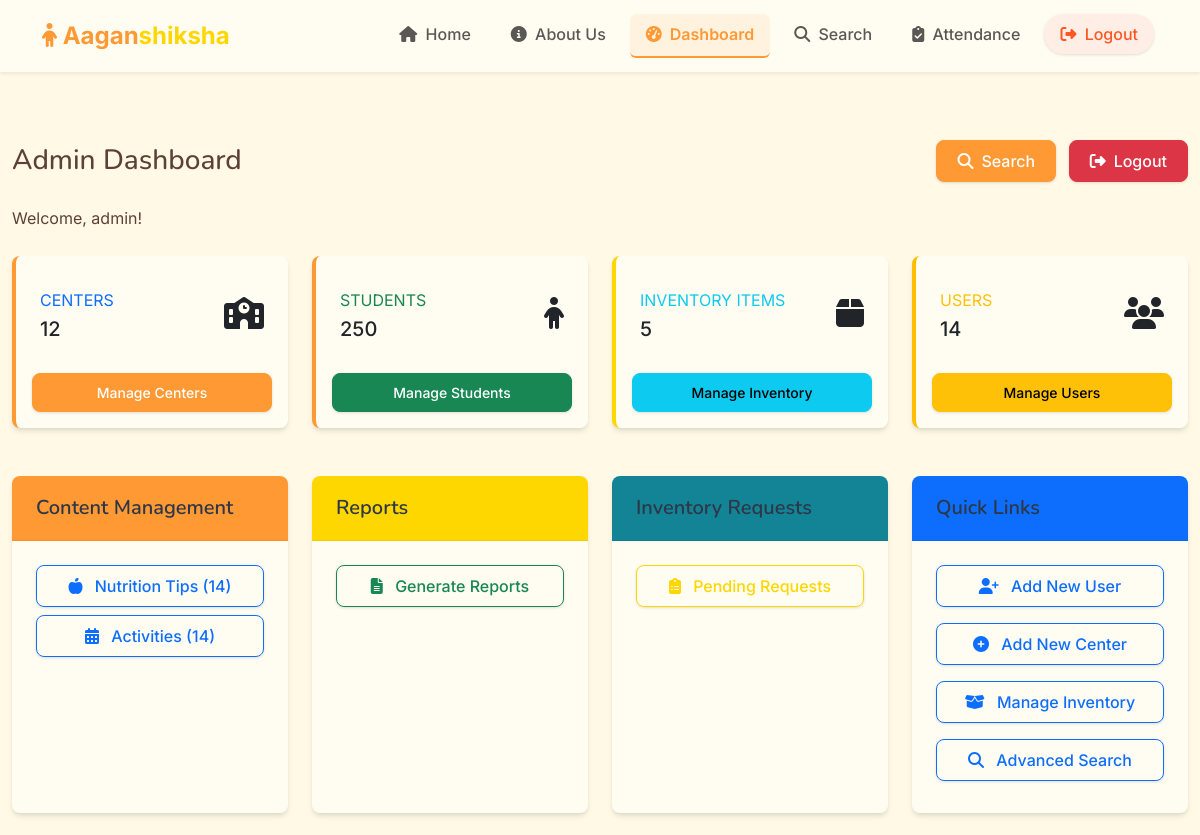
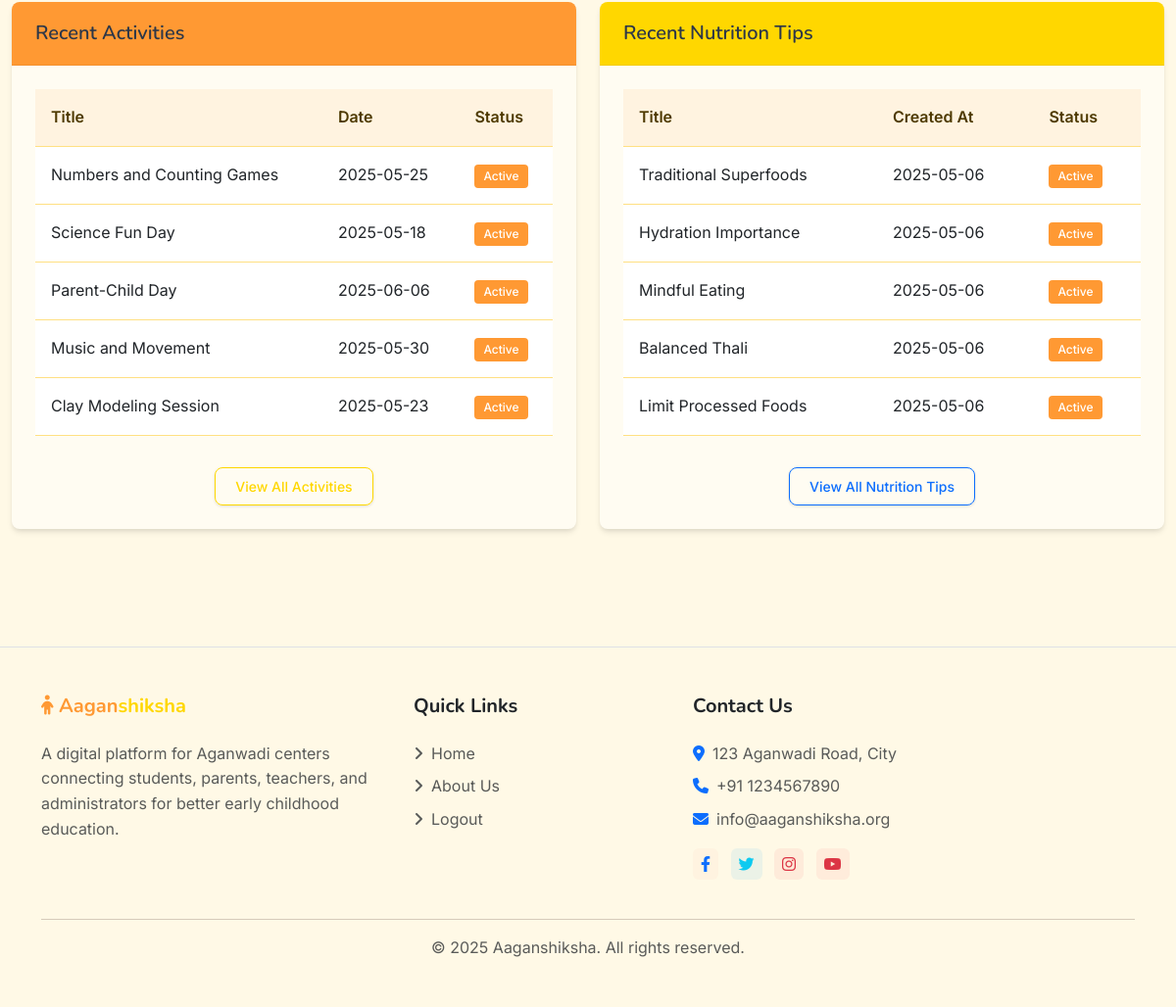
The app's page /admin/dashboard (signed in) with its own data (2 pictures, top to bottom).
### models.py (models this page shows, shortened)
class User(UserMixin, db.Model):
    id = db.Column(db.Integer, primary_key=True)
    username = db.Column(db.String(64), unique=True, nullable=False)
    email = db.Column(db.String(120), unique=True, nullable=False)
    password_hash = db.Column(db.String(256), nullable=False)
    role = db.Column(db.String(20), nullable=False)  # 'admin', 'teacher'
    aadhar_number = db.Column(db.String(12), unique=True, nullable=False)
    phone_number = db.Column(db.String(15), nullable=True)
    address = db.Column(db.String(200), nullable=True)
    created_at = db.Column(db.DateTime, default=datetime.utcnow)
    center_id = db.Column(db.Integer, db.ForeignKey('center.id'), nullable=True)  # Only required for teachers
    center = db.relationship('Center', backref='teachers', lazy=True)
    complaints = db.relationship('Complaint', backref='author', lazy=True)
    nutrition_tips = db.relationship('NutritionTip', backref='created_by', lazy=True)
    activities = db.relationship('Activity', backref='created_by', lazy=True)

class Activity(db.Model):
    id = db.Column(db.Integer, primary_key=True, autoincrement=True)
    title = db.Column(db.String(100), nullable=False)
    description = db.Column(db.Text, nullable=False)
    date = db.Column(db.Date, nullable=False)
    user_id = db.Column(db.Integer, db.ForeignKey('user.id'), nullable=False)
    created_at = db.Column(db.DateTime, default=datetime.utcnow)
    updated_at = db.Column(db.DateTime, default=datetime.utcnow, onupdate=datetime.utcnow)
    is_active = db.Column(db.Boolean, default=True)

class NutritionTip(db.Model):
    id = db.Column(db.Integer, primary_key=True, autoincrement=True)
    title = db.Column(db.String(100), nullable=False)
    content = db.Column(db.Text, nullable=False)
    user_id = db.Column(db.Integer, db.ForeignKey('user.id'), nullable=False)
    created_at = db.Column(db.DateTime, default=datetime.utcnow)
    updated_at = db.Column(db.DateTime, default=datetime.utcnow, onupdate=datetime.utcnow)
    is_active = db.Column(db.Boolean, default=True)

### routes/admin.py (the view)
@admin_bp.route('/dashboard')
@login_required
@admin_required
def dashboard():
    users_count = User.query.count()
    centers_count = Center.query.count()
    students_count = Student.query.count()
    inventory_count = Inventory.query.count()
    tips_count = NutritionTip.query.count()
    activities_count = Activity.query.count()
    complaints_count = Complaint.query.filter_by(status='pending').count()
    pending_requests_count = InventoryRequest.query.filter_by(status='pending').count()
    recent_activities = Activity.query.order_by(Activity.created_at.desc()).limit(5).all()
    recent_tips = NutritionTip.query.order_by(NutritionTip.created_at.desc()).limit(5).all()
    return render_template('admin/dashboard.html',
                           users_count=users_count,
                           centers_count=centers_count,
                           students_count=students_count,
                           inventory_count=inventory_count,
                           tips_count=tips_count,
                           activities_count=activities_count,
                           complaints_count=complaints_count,
                           pending_requests_count=pending_requests_count,
                           recent_activities=recent_activities,
                           recent_tips=recent_tips)

### templates/admin/dashboard.html (shortened to what this page needs)
{% extends 'base.html' %}
{% block head %}
<link rel="stylesheet" href="https://cdnjs.cloudflare.com/ajax/libs/Chart.js/2.9.4/Chart.min.css">
{% endblock %}
{% block content %}
<div class="container-fluid py-4">
    <div class="row mb-4">
        <div class="col">
            <div class="d-flex justify-content-between align-items-center mb-4">
                <h1 class="h3 mb-0">Admin Dashboard</h1>
                <div>
                    <a href="{{ url_for('admin.search') }}" class="btn btn-primary me-2">
                        <i class="fas fa-search me-2"></i>Search
                    </a>
                    <a href="{{ url_for('auth.logout') }}" class="btn btn-danger">
                        <i class="fas fa-sign-out-alt me-2"></i>Logout
                    </a>
                </div>
            </div>
            <p class="mb-0">Welcome, {{ current_user.username }}!</p>
        </div>
    </div>
    <div class="row mb-4">
        <div class="col-xl-3 col-md-6 mb-4">
            <div class="card border-left-primary h-100 py-2">
                <div class="card-body">
                    <div class="row no-gutters align-items-center">
                        <div class="col mr-2">
                            <div class="text-xs font-weight-bold text-primary text-uppercase mb-1">
                                Centers</div>
                            <div class="h5 mb-0 font-weight-bold">{{ centers_count }}</div>
                        </div>
                        <div class="col-auto">
                            <i class="fas fa-school fa-2x text-gray-300"></i>
                        </div>
                    </div>
                </div>
                <div class="card-footer bg-transparent border-0">
                    <a href="{{ url_for('admin.centers') }}" class="btn btn-sm btn-primary w-100">
                        Manage Centers
                    </a>
                </div>
            </div>
        </div>
        <div class="col-xl-3 col-md-6 mb-4">
            <div class="card border-left-success h-100 py-2">
                <div class="card-body">
                    <div class="row no-gutters align-items-center">
                        <div class="col mr-2">
                            <div class="text-xs font-weight-bold text-success text-uppercase mb-1">
                                Students</div>
                            <div class="h5 mb-0 font-weight-bold">{{ students_count }}</div>
                        </div>
                        <div class="col-auto">
                            <i class="fas fa-child fa-2x text-gray-300"></i>
                        </div>
                    </div>
                </div>
                <div class="card-footer bg-transparent border-0">
                    <a href="{{ url_for('admin.students') }}" class="btn btn-sm btn-success w-100">
                        Manage Students
                    </a>
                </div>
            </div>
        </div>
        <div class="col-xl-3 col-md-6 mb-4">
            <div class="card border-left-info h-100 py-2">
                <div class="card-body">
                    <div class="row no-gutters align-items-center">
                        <div class="col mr-2">
                            <div class="text-xs font-weight-bold text-info text-uppercase mb-1">
                                Inventory Items</div>
                            <div class="h5 mb-0 font-weight-bold">{{ inventory_count }}</div>
                        </div>
                        <div class="col-auto">
                            <i class="fas fa-box fa-2x text-gray-300"></i>
                        </div>
                    </div>
                </div>
                <div class="card-footer bg-transparent border-0">
                    <a href="{{ url_for('admin.inventory') }}" class="btn btn-sm btn-info w-100">
                        Manage Inventory
                    </a>
                </div>
            </div>
        </div>
        <div class="col-xl-3 col-md-6 mb-4">
            <div class="card border-left-warning h-100 py-2">
                <div class="card-body">
                    <div class="row no-gutters align-items-center">
                        <div class="col mr-2">
                            <div class="text-xs font-weight-bold text-warning text-uppercase mb-1">
                                Users</div>
                            <div class="h5 mb-0 font-weight-bold">{{ users_count }}</div>
                        </div>
                        <div class="col-auto">
                            <i class="fas fa-users fa-2x text-gray-300"></i>
                        </div>
                    </div>
                </div>
                <div class="card-footer bg-transparent border-0">
                    <a href="{{ url_for('admin.users') }}" class="btn btn-sm btn-warning w-100">
                        Manage Users
                    </a>
                </div>
            </div>
        </div>
    </div>
    <div class="row">
        <div class="col-xl-3 col-md-6 mb-4">
            <div class="card h-100">
                <div class="card-header" style="background-color: #FF9933; color: white;">
                    <h5 class="mb-0">Content Management</h5>
                </div>
                <div class="card-body">
                    <div class="d-grid gap-2">
                        <a href="{{ url_for('admin.nutrition') }}" class="btn btn-outline-primary">
                            <i class="fas fa-apple-alt me-2"></i> Nutrition Tips ({{ tips_count }})
                        </a>
                        <a href="{{ url_for('admin.activities') }}" class="btn btn-outline-primary">
                            <i class="fas fa-calendar-alt me-2"></i> Activities ({{ activities_count }})
                        </a>
                    </div>
                </div>
            </div>
        </div>
        <div class="col-xl-3 col-md-6 mb-4">
            <div class="card h-100">
                <div class="card-header" style="background-color: #FFD700; color: #4D3900;">
                    <h5 class="mb-0">Reports</h5>
                </div>
                <div class="card-body">
                    <div class="d-grid gap-2">
                        <a href="{{ url_for('admin.reports') }}" class="btn btn-outline-success">
                            <i class="fas fa-file-alt me-2"></i> Generate Reports
                        </a>
                    </div>
                </div>
            </div>
        </div>
        <div class="col-xl-3 col-md-6 mb-4">
            <div class="card h-100">
                <div class="card-header" style="background-color: #138496; color: white;">
                    <h5 class="mb-0">Inventory Requests</h5>
                </div>
                <div class="card-body">
                    <div class="d-grid gap-2">
                        <a href="{{ url_for('admin.inventory_requests') }}" class="btn btn-outline-info">
                            <i class="fas fa-clipboard-list me-2"></i> Pending Requests
                        </a>
                    </div>
                </div>
            </div>
        </div>
        <div class="col-xl-3 col-md-6 mb-4">
            <div class="card h-100">
                <div class="card-header bg-primary text-white">
                    <h5 class="mb-0">Quick Links</h5>
                </div>
                <div class="card-body">
                    <div class="d-grid gap-2">
                        <a href="{{ url_for('admin.users') }}" class="btn btn-outline-primary mb-2">
                            <i class="fas fa-user-plus me-2"></i> Add New User
                        </a>
                        <a href="{{ url_for('admin.centers') }}" class="btn btn-outline-primary mb-2">
                            <i class="fas fa-plus-circle me-2"></i> Add New Center
                        </a>
                        <a href="{{ url_for('admin.inventory') }}" class="btn btn-outline-primary mb-2">
                            <i class="fas fa-box-open me-2"></i> Manage Inventory
                        </a>
                        <a href="{{ url_for('admin.search') }}" class="btn btn-outline-primary mb-2">
                            <i class="fas fa-search me-2"></i> Advanced Search
                        </a>
                    </div>
                </div>
            </div>
        </div>
    </div>
    <div class="row">
        <div class="col-xl-6 mb-4">
            <div class="card h-100">
                <div class="card-header" style="background-color: #FF9933; color: white;">
                    <h5 class="mb-0">Recent Activities</h5>
                </div>
                <div class="card-body">
                    <div class="table-responsive">
                        <table class="table table-hover">
                            <thead>
                                <tr>
                                    <th>Title</th>
                                    <th>Date</th>
                                    <th>Status</th>
                                </tr>
                            </thead>
                            <tbody>
                                {% for activity in recent_activities %}
                                    <tr>
                                        <td>{{ activity.title }}</td>
                                        <td>{{ activity.date.strftime('%Y-%m-%d') }}</td>
                                        <td>
                                            {% if activity.is_active %}
                                                <span class="badge bg-success">Active</span>
                                            {% else %}
                                                <span class="badge bg-secondary">Inactive</span>
                                            {% endif %}
                                        </td>
                                    </tr>
                                {% endfor %}
                            </tbody>
                        </table>
                    </div>
                    <div class="text-center mt-3">
                        <a href="{{ url_for('admin.activities') }}" class="btn btn-sm btn-outline-info">View All Activities</a>
                    </div>
                </div>
            </div>
        </div>
        <div class="col-xl-6 mb-4">
            <div class="card h-100">
                <div class="card-header" style="background-color: #FFD700; color: #4D3900;">
                    <h5 class="mb-0">Recent Nutrition Tips</h5>
                </div>
                <div class="card-body">
                    <div class="table-responsive">
                        <table class="table table-hover">
                            <thead>
                                <tr>
                                    <th>Title</th>
                                    <th>Created At</th>
                                    <th>Status</th>
                                </tr>
                            </thead>
                            <tbody>
                                {% for tip in recent_tips %}
                                    <tr>
                                        <td>{{ tip.title }}</td>
                                        <td>{{ tip.created_at.strftime('%Y-%m-%d') }}</td>
                                        <td>
                                            {% if tip.is_active %}
                                                <span class="badge bg-success">Active</span>
                                            {% else %}
                                                <span class="badge bg-secondary">Inactive</span>
                                            {% endif %}
                                        </td>
                                    </tr>
                                {% endfor %}
                            </tbody>
                        </table>
                    </div>
                    <div class="text-center mt-3">
                        <a href="{{ url_for('admin.nutrition') }}" class="btn btn-sm btn-outline-primary">View All Nutrition Tips</a>
                    </div>
                </div>
            </div>
        </div>
    </div>
</div>
{% endblock %}

### records on screen
User: username "admin"
Activity: title "Numbers and Counting Games", date "2025-05-25", is_active "Active"
Activity: title "Science Fun Day", date "2025-05-18", is_active "Active"
Activity: title "Parent-Child Day", date "2025-06-06", is_active "Active"
Activity: title "Music and Movement", date "2025-05-30", is_active "Active"
Activity: title "Clay Modeling Session", date "2025-05-23", is_active "Active"
NutritionTip: title "Traditional Superfoods", created_at "2025-05-06", is_active "Active"
NutritionTip: title "Hydration Importance", created_at "2025-05-06", is_active "Active"
NutritionTip: title "Mindful Eating", created_at "2025-05-06", is_active "Active"
NutritionTip: title "Balanced Thali", created_at "2025-05-06", is_active "Active"
NutritionTip: title "Limit Processed Foods", created_at "2025-05-06", is_active "Active"

### other values on screen
{{ centers_count }} "12"
{{ students_count }} "250"
{{ inventory_count }} "5"
{{ users_count }} "14"
{{ tips_count }} "14"
{{ activities_count }} "14"
{{ current_year|default(2025) }} "2025"
